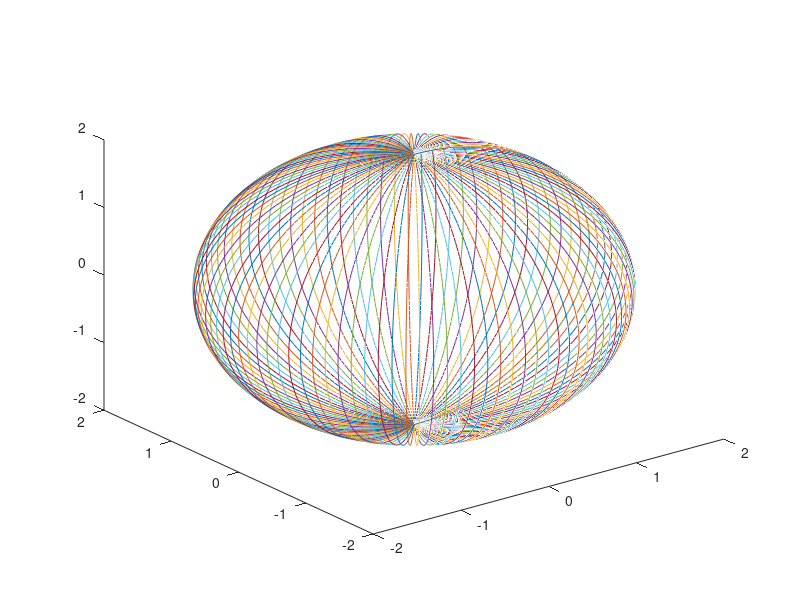

Here is the MATLAB script that generated this plot:
%%2B.Now we plot sphere figure in x, y, z coordinates system:
[x, y, z] = sphere(100);
plot3(2*x,2*y,2*z)    % plotting sphere of radius equal to 1